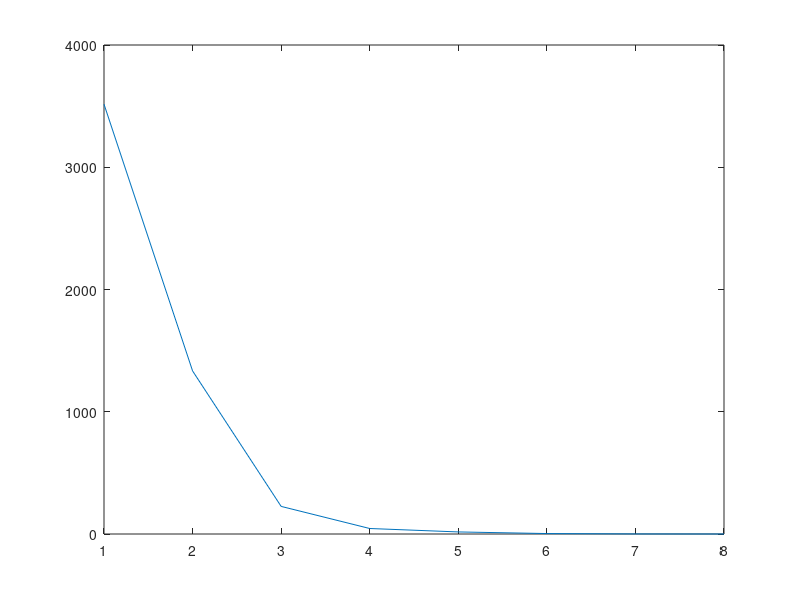

This figure's MATLAB source:
clc;
clear;

% Function used to display elbow plot
function costs = clusterVariationCosts(X)
  K = size(X, 1);
  for i = 1:K
    [~, minCost] = multipleKMeans(X, i, 5);
    costs(i) =  minCost; 
  endfor
endfunction

function [kMeans, minCost] = multipleKMeans(X, K, iters)
  n = size(X, 2);
  kMeans = zeros(iters, K, n);
  cost = zeros(iters, 1);
  for i = 1:iters
    [clusters, J] = kMeansClustering(X, K);
    kMeans(i, :, :) = clusters;
    cost(i) = J;
  endfor
  [minCost, index] = min(cost);
  kMeans = reshape(kMeans(index, :, :), K, n);
endfunction

function [clusters, minCost] = kMeansClustering(X, K)
  m = size(X, 1);
  n = size(X, 2);
  
  % randomly generate K clusters and positions
  randomizedDataSet = randperm(m);
  clusters = X(randomizedDataSet(1:K), :);
  
  % Run the K-means clustering algorithm
  for iter = 1:10
    pointGroup = distanceFromClusterPoints(X, K, clusters);
    [minDistace, index] = min(pointGroup, [], 2);
    cost = (1 / m) * sum(minDistace);
    clusters = centroids(X, K, index, clusters);
  endfor
  minCost = cost;
endfunction

function mat = distanceFromClusterPoints(X, K, clusters)
  m = size(X, 1);
  mat = zeros(m, K);
  for i = 1:K
    mat(:, i) = euclideanDistanceSquare(X, clusters(i, :));
  endfor
endfunction

function c = centroids(X, K, clusterData, clusters)
  n = size(X, 2);
  m = size(X, 1);
  c = zeros(K, n);
  frequency = zeros(K, 1);
  for i = 1:m
    frequency(clusterData(i))++;
    c(clusterData(i), :) += X(i, :);
  endfor
  mask = c == 0;
  frequency = maskZeroAsOne(frequency);
  c = c ./ frequency;
  c += mask .*  clusters;
endfunction

function mat = maskZeroAsOne(mat)
  mask = mat == 0;
  mat += mask;
endfunction

function d = euclideanDistanceSquare(X, cluster)
  trainingDataSize = size(X, 1); 
  similarityMatrix = repelem(cluster, trainingDataSize, 1);
  difference = X - similarityMatrix;
  d = sum(difference .^ 2, 2);
endfunction

labels = 5;
data = [-10 1 ; 11 2 ; 45 3 ; 4 4 ; 7 5 ; 100 100 ; 5 -8 ; -89 23];
% disp('K means clustering - single');
% disp(kMeansClustering(data, labels));

disp('multiple k means');
[kMeans, minCost] = multipleKMeans(data, labels, 10);
disp('min cost'); disp(minCost);
disp('k means'); disp(kMeans);

% Elbow plot
plot(clusterVariationCosts(data));
